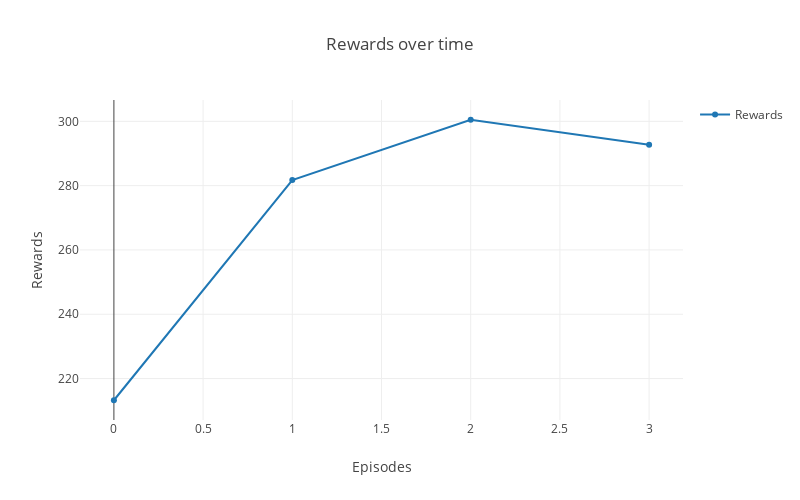

The code cell stored with this chart in its notebook:
### Code cell
# Create rewards graph
rewards = go.Scatter(
    x = len(result.Rewards),
    y = result.Rewards,
    name='Rewards'
)

data = [rewards]


# Plot and embed in ipython notebook!
plotly.offline.iplot(
    {"data": data,
     "layout": go.Layout(
         height=500,
         width=800,
         title="Rewards over time",
         xaxis=dict(
             title='Episodes',
         ),
         yaxis=dict(
             title='Rewards',
         ), 
         showlegend=True)},
    show_link=False,
    link_text=None)

### Figure 1 — Plotly figure (JSON) as saved in the notebook; plotly's stock layout.template omitted (floating-point values rounded to 4 significant figures)
{"data": [{"name": "Rewards", "type": "scatter", "x": 4, "y": [213.2, 281.8, 300.5, 292.8]}], "layout": {"height": 500, "showlegend": true, "title": "Rewards over time", "width": 800, "xaxis": {"title": "Episodes"}, "yaxis": {"title": "Rewards"}}}
